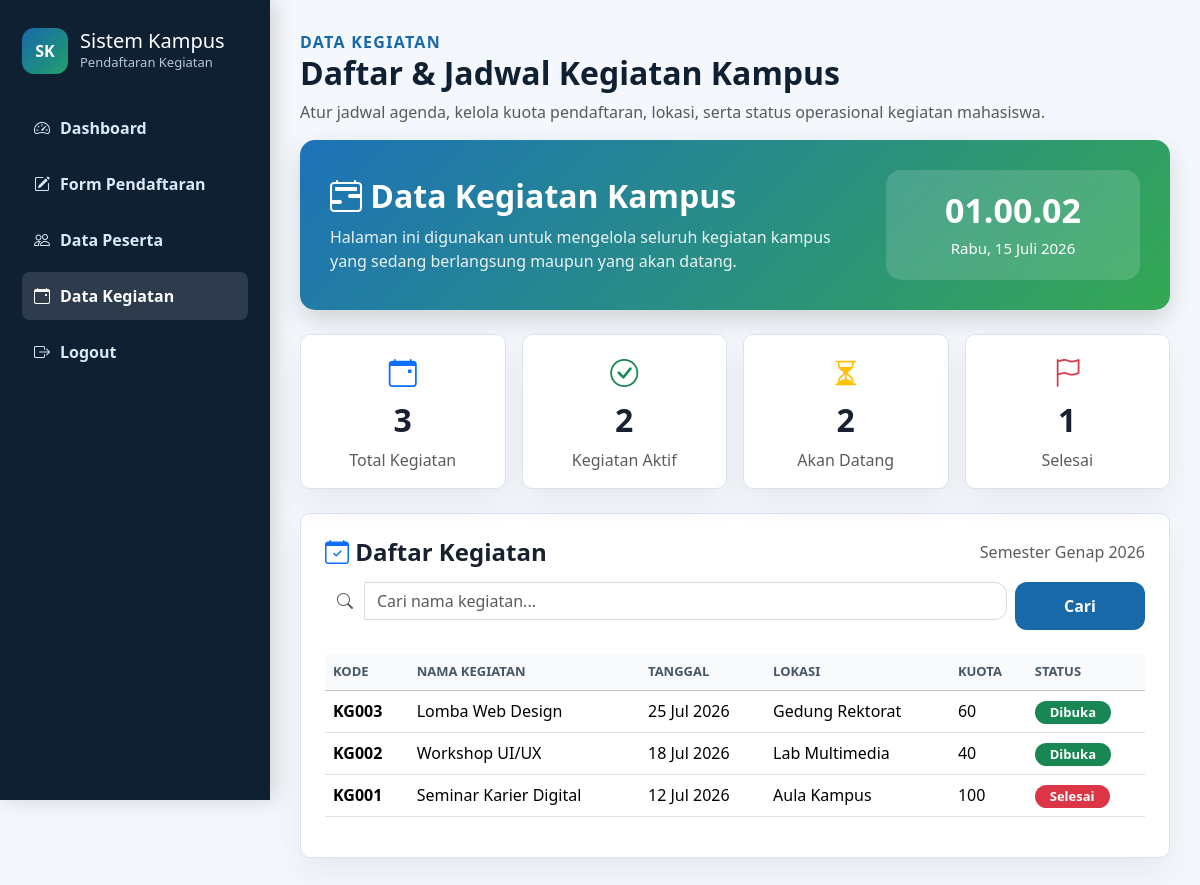
The page /kegiatan.php (signed in) on the database as committed earlier.
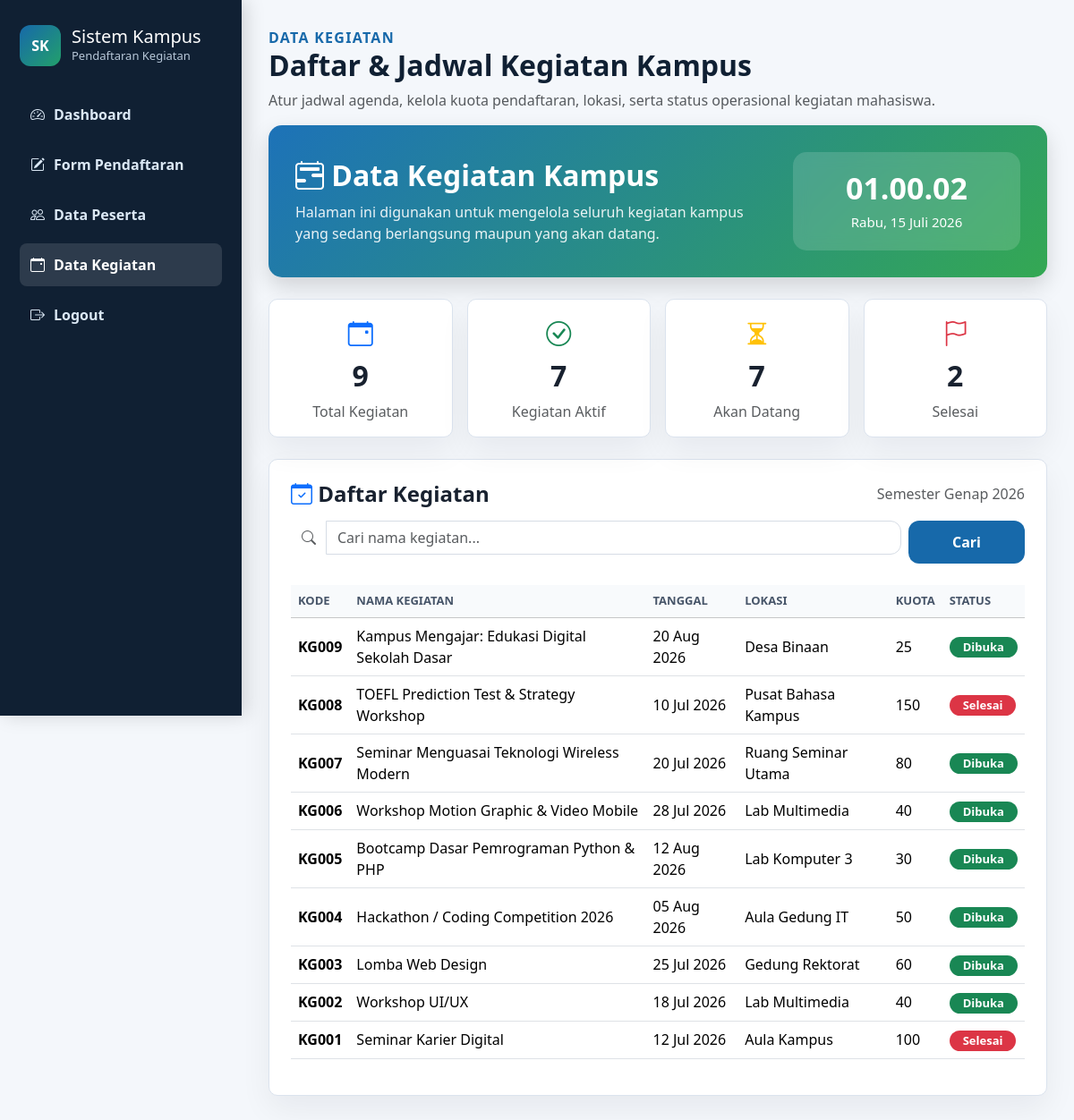
The same page on the database as committed later.
### tables this page shows
CREATE TABLE `kegiatan` (
  `id_kegiatan` int(11) NOT NULL,
  `kode_kegiatan` varchar(20) NOT NULL,
  `nama_kegiatan` varchar(150) NOT NULL,
  `kategori` enum('Seminar','Workshop','Lomba','Pelatihan','Lainnya') NOT NULL,
  `tanggal` date NOT NULL,
  `waktu_mulai` time NOT NULL,
  `waktu_selesai` time DEFAULT NULL,
  `lokasi` varchar(150) NOT NULL,
  `kuota` int(11) NOT NULL,
  `deskripsi` text DEFAULT NULL,
  `status` enum('dibuka','ditutup','selesai') NOT NULL DEFAULT 'dibuka',
  `created_by` int(11) DEFAULT NULL,
  `created_at` timestamp NOT NULL DEFAULT current_timestamp(),
  `updated_at` timestamp NOT NULL DEFAULT current_timestamp() ON UPDATE current_timestamp()
);

### kegiatan.php (the view, shortened to what this page needs)
<?php
include "koneksi.php";
$search = "";
if (isset($_GET['cari'])) {
    $search = mysqli_real_escape_string($koneksi, $_GET['keyword']);
    $query_kegiatan = mysqli_query($koneksi, "SELECT * FROM kegiatan WHERE nama_kegiatan LIKE '%$search%' OR lokasi LIKE '%$search%' ORDER BY id_kegiatan DESC");
} else {
    $query_kegiatan = mysqli_query($koneksi, "SELECT * FROM kegiatan ORDER BY id_kegiatan DESC");
}
$q_total = mysqli_query($koneksi, "SELECT COUNT(*) as total FROM kegiatan");
$d_total = mysqli_fetch_assoc($q_total);
$total_kegiatan = $d_total['total'];
$q_selesai = mysqli_query($koneksi, "SELECT COUNT(*) as total FROM kegiatan WHERE tanggal < CURDATE()");
$d_selesai = mysqli_fetch_assoc($q_selesai);
$selesai = $d_selesai['total'];
$q_datang = mysqli_query($koneksi, "SELECT COUNT(*) as total FROM kegiatan WHERE tanggal > CURDATE()");
$d_datang = mysqli_fetch_assoc($q_datang);
$akan_datang = $d_datang['total'];
$kegiatan_aktif = $total_kegiatan - $selesai;
?>
<!DOCTYPE html>
<html lang="id">
<head>
    <link href="https://cdn.jsdelivr.net/npm/bootstrap@5.3.3/dist/css/bootstrap.min.css" rel="stylesheet">
    <link href="https://cdn.jsdelivr.net/npm/bootstrap-icons@1.11.3/font/bootstrap-icons.css" rel="stylesheet">
    <link rel="stylesheet" href="assets/css/style.css">
</head>
<body>
    <aside class="sidebar">
        <div class="brand">
            <div class="brand-logo">SK</div>
            <div>
                <h1>Sistem Kampus</h1>
                <p>Pendaftaran Kegiatan</p>
            </div>
        </div>
        <nav class="menu">
            <a href="dashboard.php"><i class="bi bi-speedometer2"></i> Dashboard</a>
            <a href="form_daftar.php"><i class="bi bi-pencil-square"></i> Form Pendaftaran</a>
            <a href="data_peserta.php"><i class="bi bi-people"></i> Data Peserta</a>
            <a href="kegiatan.php" class="active"><i class="bi bi-calendar-event"></i> Data Kegiatan</a>
            <a href="logout.php"><i class="bi bi-box-arrow-right"></i> Logout</a>
        </nav>
    </aside>
    <main class="content">
        <section class="topbar mb-3">
            <div>
                <p class="label">Data Kegiatan</p>
                <h2>Daftar & Jadwal Kegiatan Kampus</h2>
                <p class="text-muted">
                    Atur jadwal agenda, kelola kuota pendaftaran, lokasi, serta status operasional kegiatan mahasiswa.
                </p>
            </div>
        </section>
        <section class="hero-dashboard mb-4" style="background: linear-gradient(135deg, #1d72b8 0%, #34a853 100%); color: white; padding: 30px; border-radius: 15px;">
            <div class="row align-items-center">
                <div class="col-md-8">
                    <h2><i class="bi bi-calendar2-range"></i> Data Kegiatan Kampus</h2>
                    <p class="mb-0">Halaman ini digunakan untuk mengelola seluruh kegiatan kampus yang sedang berlangsung maupun yang akan datang.</p>
                </div>
                <div class="col-md-4 text-md-end">
                    <div class="hero-time">
                        <h3 id="jam">00:00:00</h3>
                        <span id="tanggal">Senin, 1 Januari 2026</span>
                    </div>
                </div>
            </div>
        </section>
        <section class="row g-3 mb-4">
            <div class="col-md-3">
                <div class="card-box text-center p-3">
                    <i class="bi bi-calendar-event text-primary fs-3"></i>
                    <h2 class="mt-2 fw-bold"><?= $total_kegiatan; ?></h2>
                    <p class="text-muted mb-0">Total Kegiatan</p>
                </div>
            </div>
            <div class="col-md-3">
                <div class="card-box text-center p-3">
                    <i class="bi bi-check-circle text-success fs-3"></i>
                    <h2 class="mt-2 fw-bold"><?= $kegiatan_aktif; ?></h2>
                    <p class="text-muted mb-0">Kegiatan Aktif</p>
                </div>
            </div>
            <div class="col-md-3">
                <div class="card-box text-center p-3">
                    <i class="bi bi-hourglass-split text-warning fs-3"></i>
                    <h2 class="mt-2 fw-bold"><?= $akan_datang; ?></h2>
                    <p class="text-muted mb-0">Akan Datang</p>
                </div>
            </div>
            <div class="col-md-3">
                <div class="card-box text-center p-3">
                    <i class="bi bi-flag text-danger fs-3"></i>
                    <h2 class="mt-2 fw-bold"><?= $selesai; ?></h2>
                    <p class="text-muted mb-0">Selesai</p>
                </div>
            </div>
        </section>
        <section class="card-box p-4">
            <div class="d-flex justify-content-between align-items-center mb-3">
                <h4 class="fw-bold mb-0"><i class="bi bi-calendar-check text-primary"></i> Daftar Kegiatan</h4>
                <span class="text-muted">Semester Genap 2026</span>
            </div>
            <form method="GET" action="" class="row g-2 mb-4">
                <div class="col-md-10">
                    <div class="input-group">
                        <span class="input-group-text bg-white"><i class="bi bi-search text-muted"></i></span>
                        <input type="text" name="keyword" class="form-control" placeholder="Cari nama kegiatan..." value="<?= htmlspecialchars($search); ?>">
                    </div>
                </div>
                <div class="col-md-2">
                    <button type="submit" name="cari" class="btn btn-primary w-100">Cari</button>
                </div>
            </form>
            <div class="table-responsive">
                <table class="table table-hover align-middle">
                    <thead class="table-light">
                        <tr>
                            <th>KODE</th>
                            <th>NAMA KEGIATAN</th>
                            <th>TANGGAL</th>
                            <th>LOKASI</th>
                            <th>KUOTA</th>
                            <th>STATUS</th>
                        </tr>
                    </thead>
                    <tbody>
                        <?php
                        while($row = mysqli_fetch_assoc($query_kegiatan)) {
                            $kode = "KG" . str_pad($row['id_kegiatan'], 3, "0", STR_PAD_LEFT);
                        ?>
                        <tr>
                            <td><strong><?= $kode; ?></strong></td>
                            <td><?= htmlspecialchars($row['nama_kegiatan']); ?></td>
                            <td><?= date('d M Y', strtotime($row['tanggal'])); ?></td>
                            <td><?= htmlspecialchars($row['lokasi']); ?></td>
                            <td><?= isset($row['kuota']) ? $row['kuota'] : '100'; ?></td>
                            <td>
                                <?php
                                $tgl_kegiatan = date('Y-m-d', strtotime($row['tanggal']));
                                $tgl_sekarang = date('Y-m-d');
                                if ($tgl_kegiatan < $tgl_sekarang) {
                                    echo '<span class="badge bg-danger" style="border-radius: 50px; padding: 5px 15px;">Selesai</span>';
                                } elseif ($tgl_kegiatan == $tgl_sekarang) {
                                    echo '<span class="badge bg-primary" style="border-radius: 50px; padding: 5px 15px;">Berlangsung</span>';
                                } else {
                                    echo '<span class="badge bg-success" style="border-radius: 50px; padding: 5px 15px;">Dibuka</span>';
                                }
                                ?>
                            </td>
                        </tr>
                        <?php } ?>
                    </tbody>
                </table>
            </div>
        </section>
    </main>
</body>
</html>

### assets/css/style.css (style rules this page uses)
:root { --primary: #1769aa; --dark: #102033; --green: #22a06b; --light: #f6f8fb; --line: #dbe3ee; --text: #18212f; }
body { margin: 0; min-height: 100vh; color: var(--text); background: var(--light); font-family: "Segoe UI", Arial, sans-serif; }
.sidebar { position: fixed; width: 270px; min-height: 100vh; padding: 28px 22px; background: var(--dark); color: #fff; }
.brand { display: flex; gap: 12px; align-items: center; margin-bottom: 30px; }
.brand-logo { width: 46px; height: 46px; display: grid; place-items: center; border-radius: 12px; background: linear-gradient(135deg, var(--primary), var(--green)); font-weight: 800; }
.brand h1 { margin: 0; font-size: 20px; }
.brand p { margin: 0; color: #b7c7d8; font-size: 13px; }
.menu { display: grid; gap: 8px; }
.menu a { display: flex; gap: 10px; align-items: center; padding: 12px; border-radius: 8px; color: #dbe8f5; text-decoration: none; font-weight: 600; }
.menu a:hover, .menu a.active { background: rgba(255, 255, 255, .12); color: #fff; }
.content { margin-left: 270px; padding: 30px; }
.topbar { display: flex; justify-content: space-between; gap: 20px; align-items: center; margin-bottom: 24px; }
.label { color: var(--primary); font-weight: 800; letter-spacing: .08em; text-transform: uppercase; }
.card-box, .stat-card { border: 1px solid var(--line); border-radius: 10px; background: #fff; box-shadow: 0 15px 35px rgba(15, 23, 42, .06); }
.card-box { padding: 24px; }
.form-control, .form-select, .btn { border-radius: 8px; }
.table thead th { background: #f8fafc; color: #475569; font-size: 13px; text-transform: uppercase; }
body { background: #f4f7fb; }
.card-box, .stat-card { transition: all 0.3s ease; }
.sidebar { box-shadow: 5px 0 20px rgba(0,0,0,.15); }
.menu a { transition: all .3s ease; }
.btn-primary { background: linear-gradient(135deg,#1769aa,#22a06b); border: none; }
.topbar h2 { font-weight: 800; color: #102033; }
.topbar p { margin-bottom: 0; }
.card-box, .stat-card, .btn { animation: fadeUp .6s ease; }
.card-box { transition:.35s; }
.btn { transition:.3s; }
.table tbody tr { transition:.25s; }
body { animation:fadePage .8s ease; }
.hero-dashboard { background:linear-gradient(135deg,#1769aa,#22a06b); color:white; padding:35px; border-radius:20px; margin-bottom:25px; box-shadow:0 15px 35px rgba(0,0,0,.12); }
.hero-dashboard h2 { font-weight:800; }
.hero-dashboard p { margin-top:10px; opacity:.95; }
.hero-time { background:rgba(255,255,255,.18); padding:20px; border-radius:15px; text-align:center; }
.hero-time h3 { font-size:34px; font-weight:800 }
.hero-time span { font-size:15px; }
.hero-dashboard { background: linear-gradient(135deg,#1769aa,#22a06b); color:#fff; border-radius:18px; padding:35px; margin-bottom:25px; box-shadow:0 12px 30px rgba(0,0,0,.15); }
.hero-dashboard h2 { font-weight:700; margin-bottom:10px; }
.hero-dashboard p { opacity:.95; margin-bottom:0; }
.hero-time { background:rgba(255,255,255,.15); backdrop-filter:blur(8px); border-radius:15px; padding:20px; text-align:center; }
.hero-time h3 { font-size:32px; font-weight:700; margin-bottom:5px; }
.form-control, .form-select { border-radius:12px; border:1px solid #d6dce5; transition:.3s; }
.btn { border-radius:12px; transition:.3s; }
.btn-primary { background:#1769aa; border:none; }
.content { animation:fadeIn .6s ease; }
.hero-dashboard { background: linear-gradient(135deg,#1769aa,#22a06b); color:#fff; padding:35px; border-radius:18px; margin-bottom:30px; box-shadow:0 10px 25px rgba(0,0,0,.15); animation:fadeUp .8s; }
.hero-dashboard p { opacity:.9; }
.hero-dashboard h3 { font-size:34px; font-weight:bold; }
.hero-dashboard span { font-size:15px; }
.table tbody tr { transition:.3s; }
.input-group-text { background:#1769aa; color:white; border:none; }
.form-control { border-radius:0 10px 10px 0; }
.badge { font-size:13px; padding:8px 12px; border-radius:30px; }
.card-box { animation:fadeUp .8s; }
.form-control, .form-select { border-radius:12px; transition:.3s; }
.btn { border-radius:12px; padding:12px; font-weight:600; transition:.3s; }

Rows that differ between the two databases and show on the page:
added kegiatan: id_kegiatan "KG009", nama_kegiatan "Kampus Mengajar: Edukasi Digital Sekolah Dasar", tanggal "20 Aug 2026", lokasi "Desa Binaan", kuota "25", shows "Dibuka"
added kegiatan: id_kegiatan "KG008", nama_kegiatan "TOEFL Prediction Test & Strategy Workshop", tanggal "10 Jul 2026", lokasi "Pusat Bahasa Kampus", kuota "150", shows "Selesai"
added kegiatan: id_kegiatan "KG007", nama_kegiatan "Seminar Menguasai Teknologi Wireless Modern", tanggal "20 Jul 2026", lokasi "Ruang Seminar Utama", kuota "80", shows "Dibuka"
added kegiatan: id_kegiatan "KG006", nama_kegiatan "Workshop Motion Graphic & Video Mobile", tanggal "28 Jul 2026", lokasi "Lab Multimedia", kuota "40", shows "Dibuka"
added kegiatan: id_kegiatan "KG005", nama_kegiatan "Bootcamp Dasar Pemrograman Python & PHP", tanggal "12 Aug 2026", lokasi "Lab Komputer 3", kuota "30", shows "Dibuka"
added kegiatan: id_kegiatan "KG004", nama_kegiatan "Hackathon / Coding Competition 2026", tanggal "05 Aug 2026", lokasi "Aula Gedung IT", kuota "50", shows "Dibuka"
Other text that changed with them:
$total_kegiatan: "3" → "9"
$kegiatan_aktif: "2" → "7"
$akan_datang: "2" → "7"
$selesai: "1" → "2"
